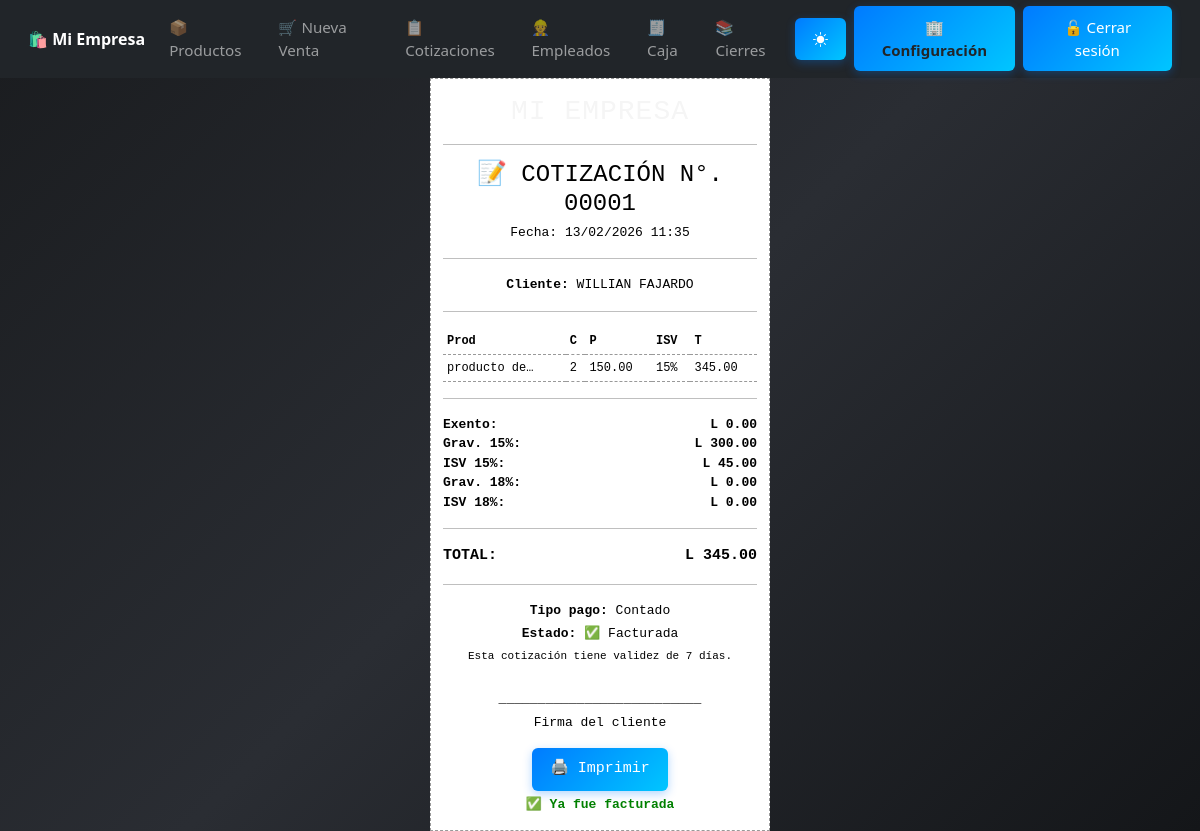
The app's page /cotizaciones/1/ (signed in) with its own data.
### configuracion/models.py (models this page shows, shortened)
class EmpresaConfig(models.Model):
    empresa = models.OneToOneField(Empresa, on_delete=models.CASCADE, related_name="config")
    nombre = models.CharField(max_length=150)
    rtn = models.CharField(max_length=20, blank=True, null=True)
    direccion = models.CharField(max_length=255, blank=True, null=True)
    telefono = models.CharField(max_length=20, blank=True, null=True)
    correo = models.EmailField(max_length=150, blank=True, null=True)
    moneda = models.CharField(max_length=10, default="L")
    isv_default = models.DecimalField(max_digits=5, decimal_places=2, default=0.15)
    actualizado = models.DateTimeField(auto_now=True)

### cotizaciones/models.py (models this page shows, shortened)
class Cotizacion(models.Model):
    fecha = models.DateTimeField(auto_now_add=True)
    cliente = models.ForeignKey('clientes.Cliente', on_delete=models.SET_NULL, null=True, blank=True, default=None)
    tipo_pago = models.CharField(
        max_length=10,
        choices=[('contado', 'Contado'), ('credito', 'Crédito')],
        default='contado'
    )
    subtotal_exento = models.DecimalField(max_digits=12, decimal_places=2, default=Decimal('0.00'))
    subtotal_g15    = models.DecimalField(max_digits=12, decimal_places=2, default=Decimal('0.00'))
    subtotal_g18    = models.DecimalField(max_digits=12, decimal_places=2, default=Decimal('0.00'))
    impuesto_15     = models.DecimalField(max_digits=12, decimal_places=2, default=Decimal('0.00'))
    impuesto_18     = models.DecimalField(max_digits=12, decimal_places=2, default=Decimal('0.00'))
    total           = models.DecimalField(max_digits=12, decimal_places=2, default=Decimal('0.00'))
    estado = models.CharField(max_length=20, default="pendiente")  # pendiente, facturada

class DetalleCotizacion(models.Model):
    cotizacion = models.ForeignKey(Cotizacion, on_delete=models.CASCADE, related_name='detalles')
    producto = models.ForeignKey('productos.Producto', on_delete=models.CASCADE)
    cantidad = models.IntegerField()
    precio_unitario = models.DecimalField(max_digits=10, decimal_places=2)
    descuento = models.DecimalField(max_digits=5, decimal_places=2, default=0)
    subtotal = models.DecimalField(max_digits=12, decimal_places=2, default=Decimal('0.00'))  # sin impuesto
    impuesto = models.DecimalField(max_digits=12, decimal_places=2, default=Decimal('0.00'))  # ISV
    total_linea = models.DecimalField(max_digits=12, decimal_places=2, default=Decimal('0.00'))  # subtotal+impuesto

### clientes/models.py (models this page shows, shortened)
class Cliente(models.Model):
    nombre = models.CharField(max_length=150)
    rtn = models.CharField(max_length=20, blank=True, null=True)
    direccion = models.CharField(max_length=255, blank=True, null=True)
    telefono = models.CharField(max_length=20, blank=True, null=True)

### productos/models.py (models this page shows, shortened)
class Producto(models.Model):
    TIPO_IMPUESTO_CHOICES = [
        ('E', 'Exento'),
        ('G15', 'Gravado 15%'),
        ('G18', 'Gravado 18%'),
        ('EXO', 'Exonerado'),  # si necesitas distinguir
    ]
    imagen = models.ImageField(upload_to='productos/',null=True,blank=True)
    codigo = models.CharField(
    max_length=5,
    unique=True,
    blank=True,      #  permitir vacío en el form
    editable=True,  # que el usuario no lo edite (opcional)
    db_index=True,
    verbose_name="Código o ID"
)
    codigo_barra = models.CharField(max_length=100, unique=True, blank=True, null=True, verbose_name="Código de barra")
    nombre       = models.CharField(max_length=100)
    descripcion  = models.TextField(blank=True)
    precio       = models.DecimalField(max_digits=10, decimal_places=2)
    stock        = models.IntegerField(default=0)
    categoria    = models.ForeignKey('Categoria', on_delete=models.CASCADE, null=True, blank=True)
    activo       = models.BooleanField(default=True)
    fecha_creacion = models.DateTimeField(auto_now_add=True, null=True, blank=True)
    tipo_impuesto = models.CharField(max_length=4, choices=TIPO_IMPUESTO_CHOICES, default='E')
    class Meta:
        ordering = ['nombre']
        verbose_name = "Producto"
        verbose_name_plural = "Productos"

### cotizaciones/views.py (the view)
# urls.py: path('<int:cotizacion_id>/', views.detalle_cotizacion, name='detalle_cotizacion'),
@login_required
@permission_required('cotizaciones.view_cotizacion', raise_exception=True)
def detalle_cotizacion(request, cotizacion_id):
    cotizacion = get_object_or_404(Cotizacion, pk=cotizacion_id)
    empresa = EmpresaConfig.objects.first()
    return render(request, 'cotizaciones/detalle_cotizacion.html', {
        'cotizacion': cotizacion,
        'empresa': empresa,
    })

### core/context_processors.py (called while the page is built)
def empresa_config(request):
    empresa = EmpresaConfig.objects.first()
    if not empresa:
        empresa = EmpresaConfig.objects.create(
            nombre="Mi Empresa",
            rtn="",
            direccion="",
        )
    return {"empresa": empresa}

def modulos_config(request):
    modulos = ModuloConfig.objects.first()
    if not modulos:
        modulos = ModuloConfig.objects.create()
    return {"modulos": modulos}

### cotizaciones/templates/cotizaciones/detalle_cotizacion.html (shortened to what this page needs)
{% extends 'base.html' %}
{% block content %}
<div class="recibo">
  <h3>{{ empresa.nombre|upper }}</h3>
  <hr>
  <h4>📝 COTIZACIÓN N°. {{ cotizacion.id|stringformat:"05d" }}</h4>
  <p>Fecha: {{ cotizacion.fecha|date:"d/m/Y H:i" }}</p>
  <hr>
  {% if cotizacion.cliente %}
    <p><strong>Cliente:</strong> {{ cotizacion.cliente.nombre }}</p>
  {% endif %}
  <hr>
  <table>
    <thead>
      <tr>
        <th>Prod</th>
        <th>C</th>
        <th>P</th>
        <th>ISV</th>
        <th>T</th>
      </tr>
    </thead>
    <tbody>
      {% for item in cotizacion.detalles.all %}
        <tr>
          <td>{{ item.producto.nombre|truncatechars:12 }}</td>
          <td>{{ item.cantidad }}</td>
          <td>{{ item.precio_unitario }}</td>
          <td>
            {% if item.producto.tipo_impuesto == "G15" %}
              15%
            {% elif item.producto.tipo_impuesto == "G18" %}
              18%
            {% else %}
              Ex
            {% endif %}
          </td>
          <td>{{ item.total_linea }}</td>
        </tr>
      {% endfor %}
    </tbody>
  </table>
  <hr>
  <div class="total-line">
    <span>Exento:</span>
    <span>L {{ cotizacion.subtotal_exento }}</span>
  </div>
  <div class="total-line">
    <span>Grav. 15%:</span>
    <span>L {{ cotizacion.subtotal_g15 }}</span>
  </div>
  <div class="total-line">
    <span>ISV 15%:</span>
    <span>L {{ cotizacion.impuesto_15 }}</span>
  </div>
  <div class="total-line">
    <span>Grav. 18%:</span>
    <span>L {{ cotizacion.subtotal_g18 }}</span>
  </div>
  <div class="total-line">
    <span>ISV 18%:</span>
    <span>L {{ cotizacion.impuesto_18 }}</span>
  </div>
  <hr>
  <div class="total-line" style="font-size:15px;">
    <span>TOTAL:</span>
    <span>L {{ cotizacion.total }}</span>
  </div>
  <hr>
  <p><strong>Tipo pago:</strong> {{ cotizacion.tipo_pago|title }}</p>
  <p>
    <strong>Estado:</strong>
    {% if cotizacion.estado == "pendiente" %}
      ⏳ Pendiente
    {% else %}
      ✅ Facturada
    {% endif %}
  </p>
  <p style="font-size:11px; text-align:center;">
    Esta cotización tiene validez de 7 días.
  </p>
  <div class="firma">
    <p>__________________________</p>
    <p>Firma del cliente</p>
  </div>
  <div class="text-center mt-3">
    <button onclick="window.print()" class="btn btn-sm btn-primary btn-imprimir">
      🖨️ Imprimir
    </button>
    {% if cotizacion.estado == "pendiente" %}
      <a href="{% url 'cotizaciones:facturar_cotizacion' cotizacion.id %}"
         class="btn btn-sm btn-success btn-facturar">
        💰 Facturar
      </a>
    {% else %}
      <p style="color: green; font-weight: bold;">✅ Ya fue facturada</p>
    {% endif %}
  </div>
</div>
{% endblock %}

### core/templates/base.html (shortened to what this page needs)
<!DOCTYPE html>
<html lang="es">
<head>
  {% load static %}
  <link href="https://cdn.jsdelivr.net/npm/bootstrap@5.3.0/dist/css/bootstrap.min.css" rel="stylesheet">
  <link rel="stylesheet" href="{% static 'css/estilo_base.css' %}">
  <link href="https://cdn.jsdelivr.net/npm/bootstrap-icons@1.11.3/font/bootstrap-icons.css" rel="stylesheet">
</head>
<body>
  <nav class="navbar navbar-expand-lg navbar-dark bg-dark sticky-top" id="menu-principal">
    <div class="container-fluid">
      <a class="navbar-brand fw-bold" href="{% url 'dashboard' %}">
        🛍️ {{ empresa.nombre|default:"SISTEMAS FAJARDO" }}
      </a>
      <div class="collapse navbar-collapse" id="navbarNav">
        <ul class="navbar-nav me-auto">
          <li class="nav-item">
            <a class="nav-link" href="{% url 'productos:listar_productos' %}">📦 Productos</a>
          </li>
          <li class="nav-item">
            {% if modulos.mod_ventas and perms.ventas.add_venta %}
              <a class="nav-link" href="{% url 'ventas:crear_venta' %}">🛒 Nueva Venta</a>
            {% endif %}
          </li>
          <li class="nav-item">
            {% if modulos.mod_cotizaciones and perms.cotizaciones.view_cotizacion %}
              <a class="nav-link" href="{% url 'cotizaciones:lista_cotizaciones' %}">📋 Cotizaciones</a>
            {% endif %}
          </li>
          <li class="nav-item">
            {% if modulos.mod_empleados and perms.empleados.view_empleado %}
              <a class="nav-link" href="{% url 'empleados:lista_empleados' %}">👷 Empleados</a>
            {% endif %}
          </li>
        <li class="nav-item">
            {% if modulos.mod_caja and perms.caja.add_cajasesion %}
              <a class="nav-link" href="{% url 'caja:abrir_caja' %}">🧾 Caja</a>
            {% endif %}
          </li>
          <li class="nav-item">
            {% if modulos.mod_caja and perms.caja.view_cajasesion %}
            <a class="nav-link" href="{% url 'caja:historial_cajas' %}">📚 Cierres</a>
            {% endif %}
          </li>
        </ul>
        <ul class="navbar-nav ms-auto align-items-center">
          <li class="nav-item me-2">
            <button id="themeToggle" class="btn btn-outline-light btn-sm" type="button">
              <i class="bi bi-brightness-high-fill" id="themeIcon"></i>
            </button>
          </li>
          {% if perms.configuracion.view_empresa %}
          <li class="nav-item me-2">
            <a href="{% url 'configuracion:configuracion_empresa' %}"
               class="btn btn-warning btn-sm fw-bold text-dark">
              🏢 Configuración
            </a>
          </li>
          {% endif %}
          {% if user.is_authenticated %}
          <li class="nav-item">
            <form action="{% url 'logout' %}" method="post" class="mb-0">
              <button type="submit" class="btn btn-danger btn-sm">
                🔓 Cerrar sesión
              </button>
            </form>
          </li>
          {% endif %}
        </ul>
      </div>
    </div>
  </nav>
  <div class="container-fluid px-0">
    {% block content %}
    {% endblock %}
  </div>
</body>
</html>
</body>
</html>

### static/css/estilo_base.css (style rules this page uses)
h2, h3 { text-align: center; color: #f5f5f5; margin-bottom: 20px; letter-spacing: 1px; transition: color 0.3s ease; }
button, .btn { background: linear-gradient(135deg, #007bff, #00c6ff); color: white; padding: 12px 20px; border: none; border-radius: 6px; font-size: 16px; cursor: pointer; transition: all 0.3s ease; box-shadow: 0 3px 10px rgba(0, 123, 255, 0.3); }
body { background: linear-gradient(135deg, #1a1c1f, #2a2d33, #141619); background-attachment: fixed; color: #f1f1f1; transition: all 0.4s ease; }
@media (max-width: 1200px) { .btn { font-size: 15px; padding: 10px 18px; } }
.navbar, .container, .btn, .contenedor, .form-row, .productos-box { transition: all 0.3s ease; }
.navbar { padding: 0.4rem 1rem !important; }
.navbar-brand { font-size: 1rem; white-space: nowrap; }
.navbar-nav .nav-link { font-size: 0.95rem; padding: 6px 10px; }
html, body { height: 100%; min-height: 100vh; margin: 0; padding: 0; display: flex; flex-direction: column; }
:root { --radius: 6px; }
body:not(.light-mode) { --bs-body-bg: #1b1e22; --bs-body-color: #e8e8e8; --bs-border-color: #3b3f45; --bs-primary-bg-subtle: #172b42; --bs-primary-text: #4db8ff; --bs-card-bg: #22262b; --bs-table-bg: #262b31; --bs-table-striped-bg: #2c3238; --bs-table-hover-bg: #333a42; --bs-warning-bg: #5c4d00; --bs-danger-bg: #5c1f1f; }
body, html { background-color: var(--bs-body-bg) !important; color: var(--bs-body-color) !important; }
.btn { border-radius: var(--radius); }
.btn-primary { background-color: var(--bs-primary-text); border-color: var(--bs-primary-text); }

### cotizaciones/templates/cotizaciones/detalle_cotizacion.html (style rules this page uses)
.recibo { max-width: 340px; margin: auto; font-family: monospace; font-size: 13px; background: #fff; color: #000; padding: 12px; border: 1px dashed #999; }
.recibo h3, .recibo h4, .recibo p { text-align: center; margin: 4px 0; }
.recibo table { width: 100%; border-collapse: collapse; margin-top: 8px; }
.recibo th, .recibo td { border-bottom: 1px dashed #999; padding: 4px; font-size: 12px; }
.total-line { display: flex; justify-content: space-between; font-weight: bold; }
.firma { margin-top: 25px; text-align: center; }

### records on screen
EmpresaConfig: nombre "Mi Empresa"
Cotizacion: id "00001", fecha "13/02/2026 11:35", cliente.nombre "WILLIAN FAJARDO", subtotal_exento "0.00", subtotal_g15 "300.00", impuesto_15 "45.00", subtotal_g18 "0.00", impuesto_18 "0.00", total "345.00", tipo_pago "Contado"
DetalleCotizacion: producto.nombre "producto de…", cantidad "2", precio_unitario "150.00", shows "15%", total_linea "345.00"
